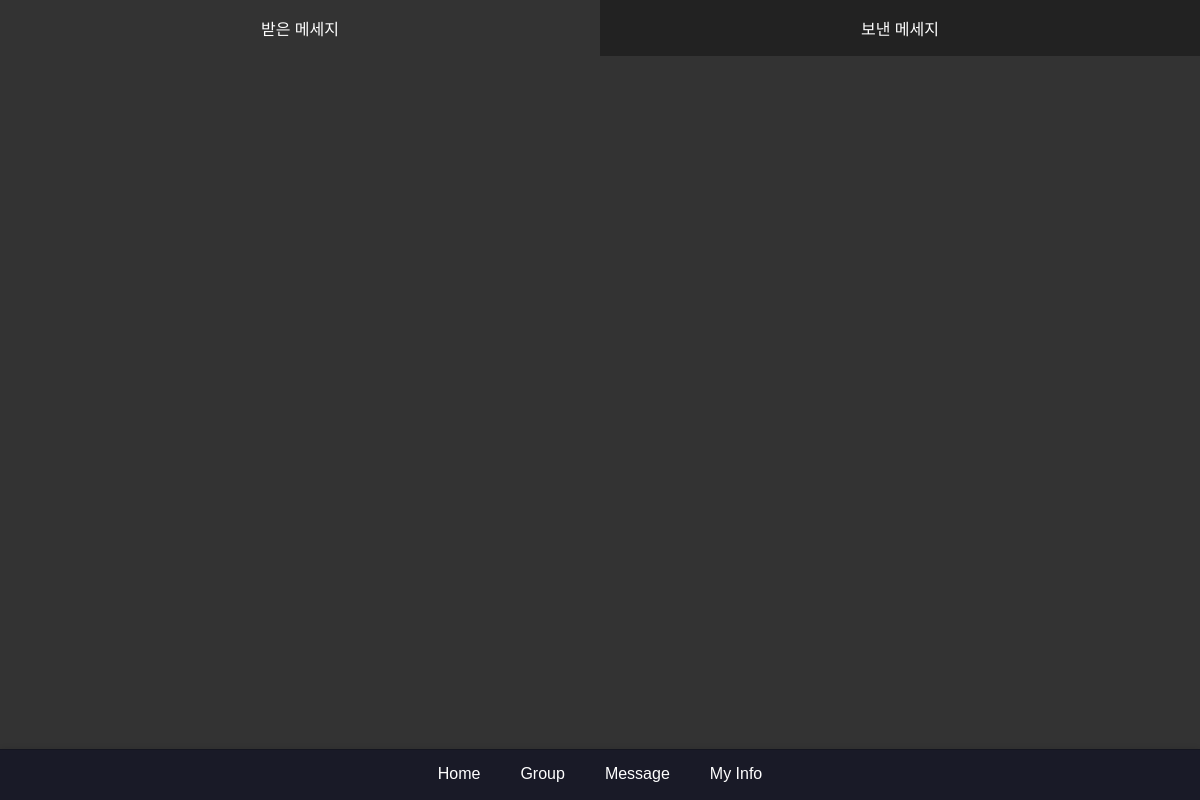
Page /message/received/ (signed in) on the earlier database version.
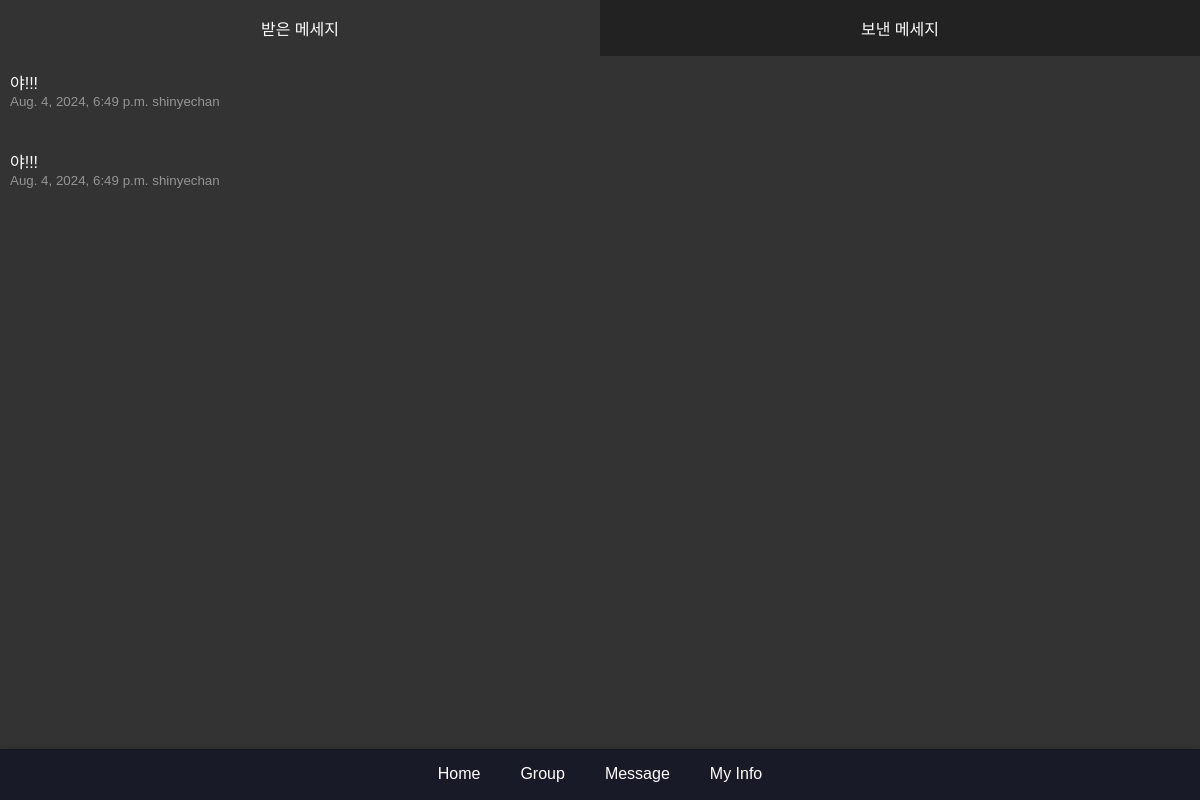
Same page on the later database version.
### message/models.py (models this page shows)
class message(models.Model):
    sender = models.ForeignKey(CustomUser, related_name='sent_message', on_delete=models.CASCADE)
    receiver = models.ForeignKey(CustomUser, related_name='received_message', on_delete=models.CASCADE)
    content = models.TextField()
    timestamp = models.DateTimeField(auto_now_add=True)

### main/models.py (models this page shows)
class CustomUser(AbstractUser):
    following = models.ManyToManyField(
        "self", #User 인스턴스가 다른 인스턴스 참조
        verbose_name="팔로우 중인 사용자들",
        related_name="followers",
        symmetrical=False,
        through="relationship.Relationship"
    )
    top_apps = models.JSONField(default=dict, blank=True, null=True)
    total_screentimes = models.IntegerField(blank=True, null=True)

### message/views.py (the view)
# urls.py: path('received/', received_list, name="received_list"),
@login_required
def received_list(request):
    received_messages= message.objects.filter(receiver=request.user).order_by('-timestamp')
    return render(request, 'received_list.html', {'received_messages':received_messages})

### message/templates/received_list.html
{% extends "base.html" %} {% load static %} {% block extra_css %}<link
  rel="stylesheet"
  href="{% static 'css/message.css' %}"
/>{% endblock %}{% block title %}Received Messages List{% endblock %}
{%block content %}
<div class="header">
  <div class="active_message">
    <p>받은 메세지</p>
  </div>
  <a href="{% url 'sent_list' %}" class="noactive_message">보낸 메세지</a>
</div>
<div class="messageListt">
  {% for received_message in received_messages %}
  <div class="messageboxx">
    <a
      href="{% url 'user_profile' user_id=received_message.sender.id %}"
      class="message-content"
    >
      <div class="message-text">{{ received_message.content }}</div>
      <div class="message-meta">
        {{ received_message.timestamp }} {{ received_message.sender }}
      </div>
    </a>
  </div>
  {% endfor %}
</div>
{% endblock %}

Differences in the rows shown:
added message: content "야!!!", timestamp "Aug. 4, 2024, 6:49 p.m.", sender "shinyechan"
added message: content "야!!!", timestamp "Aug. 4, 2024, 6:49 p.m.", sender "shinyechan"
